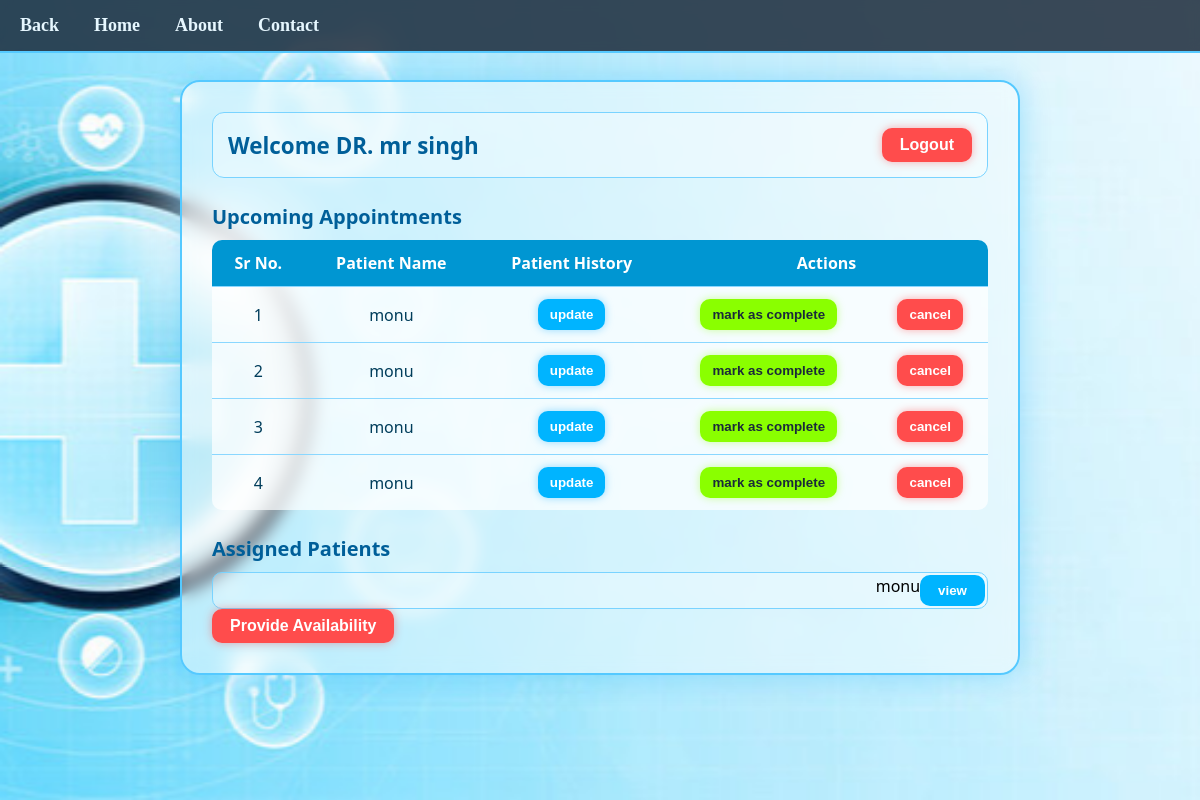
The page /doctor (signed in) on the database its author committed.
### tables this page shows
CREATE TABLE doctors (
            id INTEGER PRIMARY KEY AUTOINCREMENT,
            user_id INTEGER NOT NULL,
            fullname TEXT NOT NULL,
            specialization TEXT NOT NULL,
            department TEXT NOT NULL,
            experience INTEGER,
            FOREIGN KEY (user_id) REFERENCES users(id) ON DELETE CASCADE
        );

CREATE TABLE appointments (
            id INTEGER PRIMARY KEY AUTOINCREMENT,
            patient_id INTEGER NOT NULL,
            doctor_id INTEGER NOT NULL,
            department TEXT NOT NULL,
            date TEXT NOT NULL,
            time TEXT NOT NULL,
            status TEXT CHECK(status IN ('booked', 'cancelled', 'completed')) DEFAULT
            'booked',
            FOREIGN KEY (patient_id) REFERENCES patients(id) ON DELETE CASCADE,
            FOREIGN KEY (doctor_id) REFERENCES doctors(id) ON DELETE CASCADE
            );

CREATE TABLE users (
                id INTEGER PRIMARY KEY AUTOINCREMENT,
                fullname TEXT NOT NULL,
                username TEXT UNIQUE NOT NULL,
                password TEXT NOT NULL,
                role TEXT CHECK(role IN ('admin', 'doctor', 'patient')) NOT NULL);

### app.py (the view)
@app.route("/doctor")
def doctor():
    doctor_id = session.get("doctor_id")
    doctors=module.get_all_doctors()
    upcoming = module.get_doctor_upcoming_appointments(doctor_id)
    assigned = module.get_assigned_patients(doctor_id)
    return render_template(
        "doctor.html",
        doctors=doctors,
        upcoming=upcoming,
        assigned=assigned
    )

### module.py (called while the page is built)
def host_get_db():
    conn = sqlite3.connect('hospital.db')
    conn.row_factory=sqlite3.Row
    conn.execute("PRAGMA foreign_keys = ON")  # enforce FK constraints
    return conn

def get_all_doctors():
    conn = None
    curr = None
    try:
        conn = host_get_db()
        curr = conn.cursor()
        query = "SELECT id, fullname, department FROM doctors"
        curr.execute(query)
        return curr.fetchall()
    except Exception as e:
        print("DB ERROR in get_all_doctors():", e)
        return []
    finally:
        if curr: curr.close()
        if conn: conn.close()

def get_doctor_upcoming_appointments(doctor_id):
    conn = host_get_db()
    cur = conn.cursor()
    cur.execute("""
        SELECT a.id, u.fullname AS patient, a.date, a.time
        FROM appointments a
        JOIN users u ON a.patient_id = u.id
        WHERE a.doctor_id=? AND a.date >= date('now')
        ORDER BY a.date ASC
    """, (doctor_id,))
    rows = cur.fetchall()
    cur.close()
    conn.close()
    return rows

def get_assigned_patients(doctor_id):
    conn = host_get_db()
    cur = conn.cursor()
    cur.execute("""
        SELECT DISTINCT u.fullname, u.id
        FROM appointments a
        JOIN users u ON a.patient_id = u.id
        WHERE a.doctor_id=?
    """, (doctor_id,))
    rows = cur.fetchall()
    cur.close()
    conn.close()
    return rows

### templates/doctor.html (shortened to what this page needs)
<!DOCTYPE html>
<html lang="en">
  <head>
    <link rel="stylesheet" href="/static/doctor.css" />
  </head>
  <body>
    <nav class="navbar">
      <ul class="nav-links">
          <li><a href="{{url_for("login")}}">Back</a></li>
          <li><a href="{{url_for("login")}}">Home</a></li>
          <li><a href="/about">About</a></li>
          <li><a href="/contact">Contact</a></li>
      </ul>
    </nav>
    <div class="admin_main">
      <div id="admin_block">
        <div class="top-bar">
          <span class="welcome">Welcome {{doctors[0][1]}}</span>
          <div class="search-box">
            <a href="{{ url_for('login') }}">
              <button>Logout</button>
            </a>
          </div>
        </div>
        <div id="wel1">Upcoming Appointments </div>
        <table>
          <thead>
            <tr>
              <th>Sr No.</th>
              <th>Patient Name</th>
              <th>Patient History</th>
              <th colspan="2">Actions</th>
            </tr>
          </thead>
          <tbody>
            {% if upcoming %}
            {% for a in upcoming %}
            <tr>
              <td>{{ loop.index }}</td>
              <td>{{ a.patient }}</td>
              <td>
                <a href="/doctor/update_history/{{ a.id }}">
                  <button>update</button>
                </a>
              </td>
              <td>
                <a href="/mark_complete/{{ a.id }}">
                  <button id="create">mark as complete</button>
                </a>
              </td>
              <td>
                <a href="/doctor/cancel/{{ a.id }}">
                  <button id="delete">cancel</button>
                </a>
              </td>
            </tr>
            {% endfor %}
            {% else %}
            <tr>
              <td colspan="5" style="text-align:center;">No upcoming appointments.</td>
            </tr>
            {% endif %}
          </tbody>
        </table>
        <div id="wel1">Assigned Patients</div>
        {% if assigned %}
        {% for p in assigned %}
        <div class="doctor">
          <span>{{ p.fullname }}</span>
          <div>
            <a href="/doctor/patient_history/{{ p.id }}">
              <button>view</button>
            </a>
          </div>
        </div>
        {% endfor %}
        {% else %}
        <div class="doctor">
          <span>No assigned patients.</span>
        </div>
        {% endif %}
        <div>
          <div class="search-box">
            <a href="{{ url_for('doctor_availability') }}">
              <button>Provide Availability</button>
            </a>
          </div>
        </div>
      </div>
    </div>
  </body>
</html>

### static/doctor.css (style rules this page uses)
* { margin: 0; padding: 0; box-sizing: border-box; }
.navbar { width: 100%; background: rgba(26, 42, 58, 0.85); padding: 15px 20px; position: fixed; top: 0; left: 0; z-index: 999; border-bottom: 2px solid #55c9ff; backdrop-filter: blur(6px); }
.nav-links { list-style: none; display: flex; gap: 35px; }
.nav-links li a { color: #e6f7ff; text-decoration: none; font-size: 18px; font-weight: 600; transition: 0.3s; }
.admin_main { padding-top: 100px; }
.admin_main { min-height: 100vh; background: url(image3.jpg) no-repeat center center fixed; background-size: cover; display: flex; justify-content: center; align-items: flex-start; padding-top: 40px; font-family: "Segoe UI", Tahoma, sans-serif; }
#admin_block { width: 70%; background: rgba(255, 255, 255, 0.45); border: 2px solid #55c9ff; border-radius: 20px; padding: 30px; margin: 40px 0 0 0; backdrop-filter: blur(8px); box-shadow: 0 0 30px rgba(0, 170, 255, 0.3); animation: fadeIn 0.7s ease-out; }
.top-bar { background: rgba(255, 255, 255, 0.35); border: 1px solid #79d3ff; padding: 15px; border-radius: 12px; margin-bottom: 25px; display: flex; justify-content: space-between; align-items: center; }
.welcome { font-size: 1.4em; font-weight: bold; color: #005f99; }
.search-box button { padding: 8px 18px; background: #ff4c4c; color: white; border: none; border-radius: 10px; font-size: 1em; font-weight: bold; cursor: pointer; transition: 0.3s; box-shadow: 0 0 10px rgba(255, 50, 50, 0.4); }
#wel1 { margin-top: 20px; margin-bottom: 10px; font-weight: bold; color: #005f99; font-size: 1.25em; }
table { width: 100%; border-collapse: collapse; background: rgba(255, 255, 255, 0.35); border-radius: 10px; overflow: hidden; margin-bottom: 25px; }
th { background: #0096d2; color: white; padding: 12px; font-size: 1em; }
td { padding: 12px; border-top: 1px solid #8ad7ff; background: rgba(255, 255, 255, 0.55); color: #003d5b; text-align: center; }
td button { padding: 8px 12px; border-radius: 10px; border: none; cursor: pointer; font-weight: bold; transition: 0.3s; background: #00b4ff; color: white; box-shadow: 0 0 8px rgba(0, 170, 255, 0.4); }
#create { background: #8aff00; color: #1a2a3a; box-shadow: 0 0 8px rgba(138, 255, 0, 0.4); }
#delete { background: #ff4c4c; color: white; box-shadow: 0 0 8px rgba(255, 50, 50, 0.4); }
.doctor { padding: 2px; background: rgba(255, 255, 255, 0.28); border: 1px solid #79d3ff; border-radius: 10px; display: flex; justify-content: flex-end; }
.doctor button { padding: 8px 18px; background: #00b4ff; color: white; font-weight: bold; border-radius: 10px; border: none; cursor: pointer; transition: 0.3s; }

### rows shown on the page
doctors: fullname "DR. mr singh"
appointments: patient "monu"
appointments: patient "monu"
appointments: patient "monu"
appointments: patient "monu"
users: fullname "monu"
